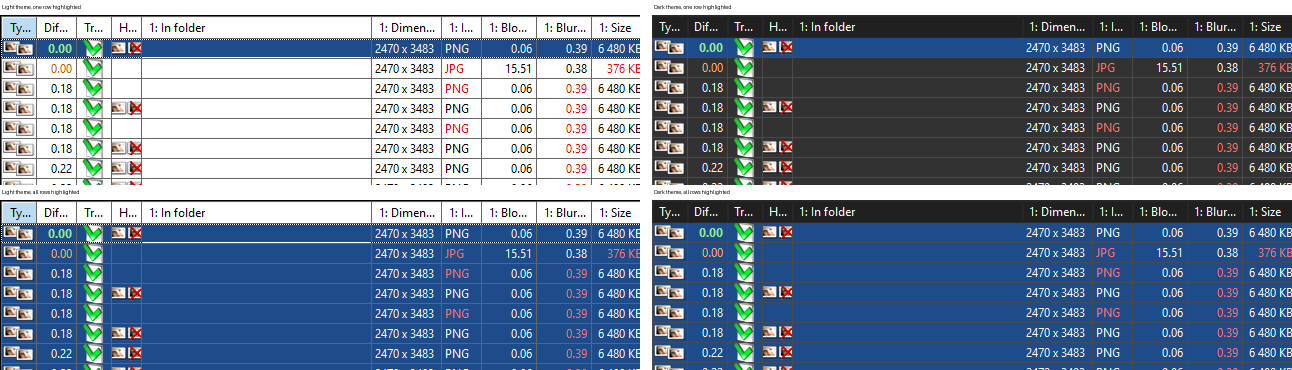
#> input picture selected-row-colours.png, 2584 x 740 px (shown at 1/2 size)
$ python -i webp_reencode.py   (imports and definitions only)
#> lines starting #> are read from the running program, lines starting #| are printed output that depends on the picture
"""Does re-encoding as WebP show where a file was WebP-compressed before
(plan 07, the WebP trace)? Prints, per file, the RMS change of a central
768 px crop (aligned to WebP's 16 px macroblocks) after a WebP re-encode
at each quality from 20 to 95: a file that was WebP at quality Q changes
little from Q up, one never saved as WebP keeps changing.

Usage: py -3 webp_reencode.py <folder> <file> [<file> ...]
"""
import io
import os
import sys

import numpy as np
from PIL import Image

Image.MAX_IMAGE_PIXELS = None
QS = list(range(20, 100, 5))


def curve(path, side=768):
#> called with path = '../../selected-row-colours.png', side = 768
    im = Image.open(path).convert("RGB")
#> im is the input picture: PIL image 2584x740 RGB; mean R, G, B 113.2, 129.6, 150.7
    w, h = im.size
#> w = 2584; h = 740
    x0, y0 = (w - side) // 2 // 16 * 16, (h - side) // 2 // 16 * 16
#> x0 = 896; y0 = -16
    crop = im.crop((x0, y0, x0 + side, y0 + side))
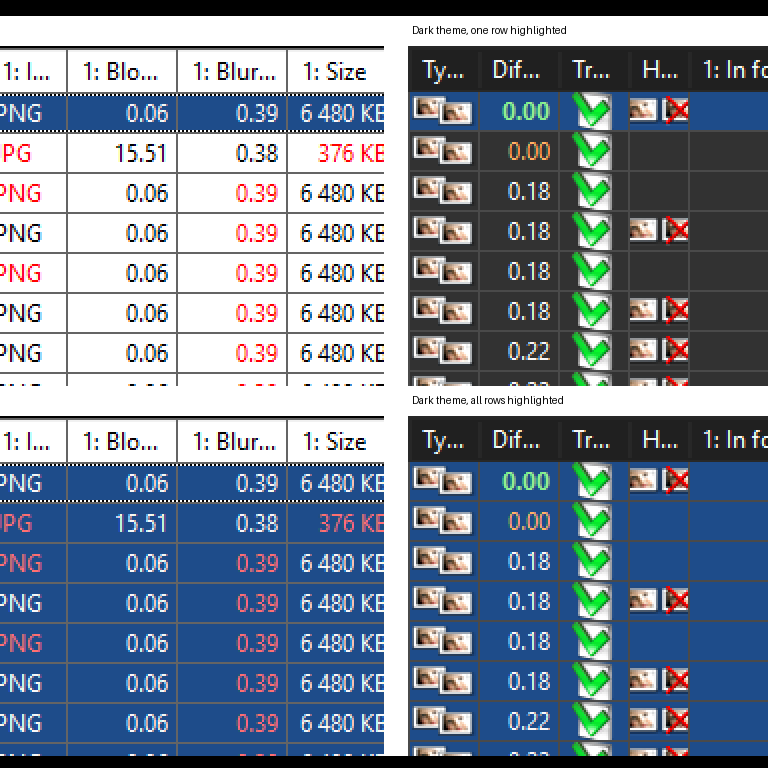
#> crop: PIL image 768x768 RGB; mean R, G, B 119.2, 133, 150.1
    a = np.asarray(crop, dtype=np.float64)
    out = []
    for q in QS:
        buf = io.BytesIO()
        crop.save(buf, "WEBP", quality=q, method=4)
        b = np.asarray(Image.open(io.BytesIO(buf.getvalue())).convert("RGB"), dtype=np.float64)
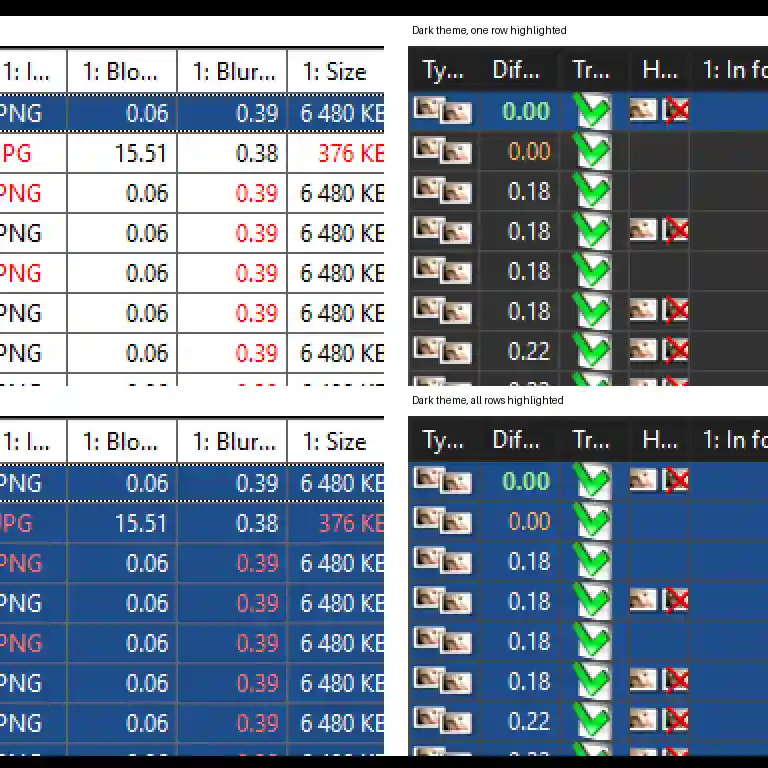
#> b: shape (768, 768, 3) float64; mean R, G, B 118.7, 133.2, 149.7
        out.append(np.sqrt(((a - b) ** 2).mean()))
    return out


# [4 lines not run here, left out]

>>> result = curve('../../selected-row-colours.png')
#> result = [11.87, 10.69, 10.96, 10.04, 9.45, 9.55, 9.24, 8.98, 8.62, 8.45, 8.35, 8.24, 7.93, 7.72, 7.55, 7.44]
